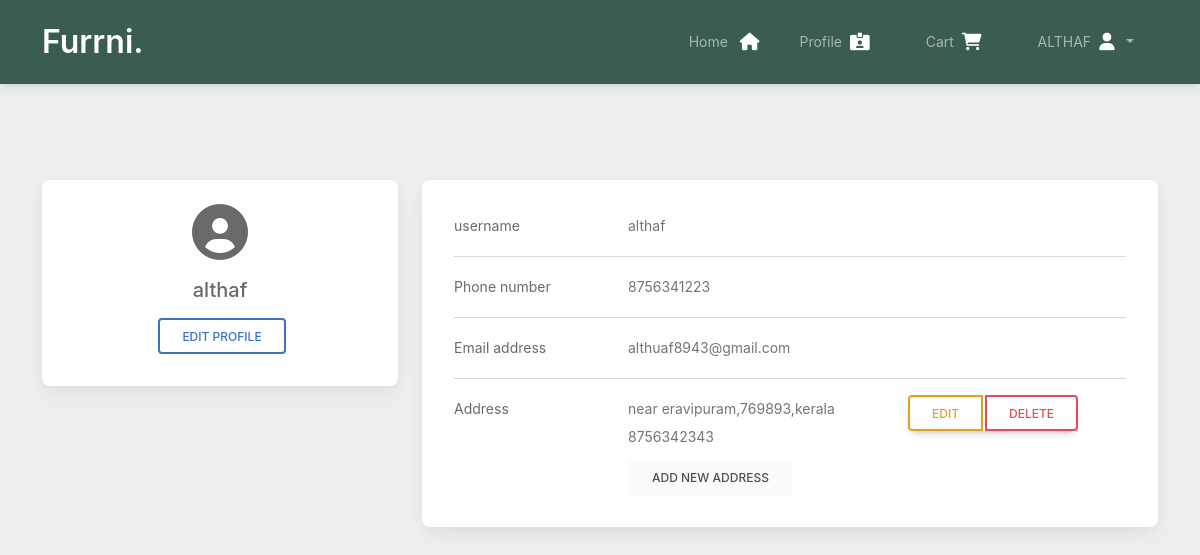
The app's page /profile (signed in) with its own data.
### project/models.py (models this page shows)
class user(models.Model):
    userid = models.AutoField(primary_key=True)
    email = models.EmailField('email',max_length=40)
    username = models.CharField('username',max_length=30)
    password = models.CharField('password',max_length=30)
    phone = models.CharField('phone',max_length=10)
    role = models.CharField('role',max_length=20)
    status = models.CharField('status',max_length=20)

class address(models.Model):
    addressid = models.AutoField(primary_key=True)
    user = models.ForeignKey(user,on_delete=models.CASCADE,null=False)
    firstname = models.CharField('firstname',max_length=20)
    lastname = models.CharField('lastname',max_length=20)
    street = models.CharField('street',max_length=100)
    state = models.CharField('state',max_length=30)
    postalcode = models.CharField('postalcode',max_length=10)
    mail = models.EmailField('mail',max_length=30)
    phone = models.CharField('phone',max_length=30)

### project/views.py (the view)
# urls.py: path('profile',views.profile,name='profile'),
def profile(request):
    if 'username' in request.session:
        try:
            id=request.session['id']
        except Exception as identifier:
            messages.error(request,'User not found')
            return redirect('userlogin')
        data=usr.objects.get(userid=id)
        dataa=add.objects.filter(user=data).all()
        return render(request,'profile.html',{'d':data,'dataa':dataa})
    else:
        return redirect('userlogin')

### project/templates/profile.html (shortened to what this page needs)
<!DOCTYPE html>
<html lang="en">
<head>
    <link href="https://cdnjs.cloudflare.com/ajax/libs/font-awesome/6.0.0/css/all.min.css" rel="stylesheet" />
    <link href="https://cdnjs.cloudflare.com/ajax/libs/mdb-ui-kit/6.1.0/mdb.min.css" rel="stylesheet" />
</head>
<body style="background-color: #eee;">
    <nav class="custom-navbar navbar navbar navbar-expand-md navbar-dark bg-dark" arial-label="Furni navigation bar">
        <div class="container">
            <a class="navbar-brand" href="{% url 'index' %}">Furrni<span>.</span></a>
            <div class="collapse navbar-collapse" id="navbarsFurni">
                <ul class="custom-navbar-cta navbar-nav mb-2 mb-md-0 ms-5">
                    <li>
                        <a class="nav-link" href="{% url 'userhome' %}">Home
                        </a>
                    </li>
                    <li><a class="nav-link" href="{% url 'profile' %}">Profile
                        </a>
                    </li>
                    <li><a class="nav-link mx-3" href="{% url 'cart' %}">Cart</a></li>
                    <li>
                        <div class="nav-item dropdown-active"><a class="nav-link dropdown-toggle text-uppercase"
                                data-toggle="dropdown">{{request.session.username}}</a>
                        </div>
                    </li>
                </ul>
            </div>
        </div>
    </nav>
    <section>
        <div class="container py-5">
            <div class="row mt-5">
                <div class="col-lg-4">
                    <div class="card">
                        <div class="card-body text-center">
                            <i class="fas fa-user-circle fa-4x" style="width: 150px;"></i>
                            <h5 class="my-3 mb-3">{{d.username}}</h5>
                            <div class="d-flex justify-content-center mb-2">
                                <button type="button" class="btn btn-outline-primary ms-1" data-mdb-toggle="modal"
                                    data-mdb-target="#edits-{{d.userid}}">Edit profile</button>
                            </div>
                        </div>
                    </div>
                </div>
                <div class="col-lg-8">
                    <div class="card p-2">
                        <div class="card-body">
                            <div class="row">
                                <div class="col-sm-3">
                                    <p class="mb-0">username</p>
                                </div>
                                <div class="col-sm-9">
                                    <p class="text-muted mb-0">{{d.username}}</p>
                                </div>
                            </div>
                            <hr>
                            <div class="row">
                                <div class="col-sm-3">
                                    <p class="mb-0">Phone number</p>
                                </div>
                                <div class="col-sm-9">
                                    <p class="text-muted mb-0">{{d.phone}}</p>
                                </div>
                            </div>
                            <hr>
                            <div class="row">
                                <div class="col-sm-3">
                                    <p class="mb-0">Email address</p>
                                </div>
                                <div class="col-sm-9">
                                    <p class="text-muted mb-0">{{d.email}}</p>
                                </div>
                            </div>
                            <hr>
                            {% if not dataa %}
                            <div class="row">
                                <div class="col-sm-3">
                                    <p class="mb-0">Address</p>
                                </div>
                                <div class="col-sm-9">
                                    <p class="text-muted mb-0"><b>No address added yet</b></p>
                                </div>
                                <div class="col-sm-3">
                                    <p class="mb-0"></p>
                                </div>
                                <div class="col-sm-9">
                                    <button type="button" class="btn btn-light" data-mdb-ripple-color="dark"
                                        data-mdb-toggle="modal" data-mdb-target="#addaddress">Add new address</button>
                                </div>
                            </div>
                            {% else %}
                            <div class="row">
                                {% for d in dataa %}
                                {% if forloop.counter == 1 %}
                                <div class="col-sm-3">
                                    <p class="mb-0">Address</p>
                                </div>
                                {% else %}
                                <div class="col-sm-3">
                                    <p class="mb-0"></p>
                                </div>
                                {% endif %}
                                <div class="col-sm-9 d-flex">
                                    <div style="flex: auto;">
                                        <p class="text-muted mb-0">{{d.street}},{{d.postalcode}},{{d.state}}</p>
                                        <p class="text-muted mb-0">{{d.phone}}</p>
                                    </div>
                                    <div>
                                        <div class="btn-group me-5" role="group"
                                            aria-label="Button group with nested dropdown">
                                            <button type="button" class="btn btn-outline-warning"
                                                data-mdb-toggle="modal"
                                                data-mdb-target="#edit-{{d.addressid}}">Edit</button>&nbsp;
                                            <button type="button" class="btn btn-outline-danger" data-mdb-toggle="modal"
                                                data-mdb-target="#delete-{{d.addressid}}">Delete</button>
                                        </div>
                                    </div>
                                </div>
                                {% endfor %}
                                <div class="col-sm-3">
                                </div>
                                <div class="col-sm-9 mt-2">
                                    <button type="button" class="btn btn-light" data-mdb-ripple-color="dark"
                                        data-mdb-toggle="modal" data-mdb-target="#addaddress">Add new address</button>
                                </div>
                            </div>
                            {% endif %}
                        </div>
                    </div>
                </div>
            </div>
        </div>
    </section>
</body>
</html>

### project/templates/profile.html (style rules this page uses)
body { font-family: "Inter", sans-serif; font-weight: 400; line-height: 28px; color: #6a6a6a; font-size: 14px; background-color: #eff2f1; }
.custom-navbar { background: #3b5d50 !important; padding-top: 20px; padding-bottom: 20px; }
.custom-navbar .navbar-brand { font-size: 32px; font-weight: 600; }
.navbar-brand { display: flex; align-items: center; }
@media (min-width: 768px) { .navbar-expand-md .navbar-nav .nav-link { padding-right: 0.5rem; padding-left: 0.5rem; } }
.nav-link { display: block; padding: 0.5rem 1rem; text-decoration: none; transition: color .15s ease-in-out, background-color .15s ease-in-out, border-color .15s ease-in-out; }
li { text-align: -webkit-match-parent; }
.custom-navbar-cta li { margin-right: 2vh; }

### records on screen
user: username "althaf", phone "8756341223", email "althuaf8943@gmail.com"
address: street "near eravipuram", postalcode "769893", state "kerala", phone "8756342343"

### other values on screen
{{ request.session.username }} "ALTHAF"
